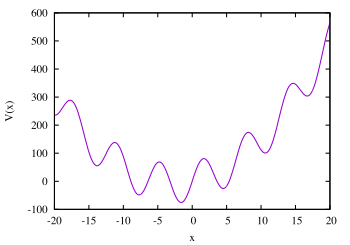

Source code (gnuplot):
f(x) = (5*x+x**2)+70*sin(x)
set samples 1000
set xlabel 'x'
set ylabel 'V(x)'
plot [-20:20] f(x) notitle
